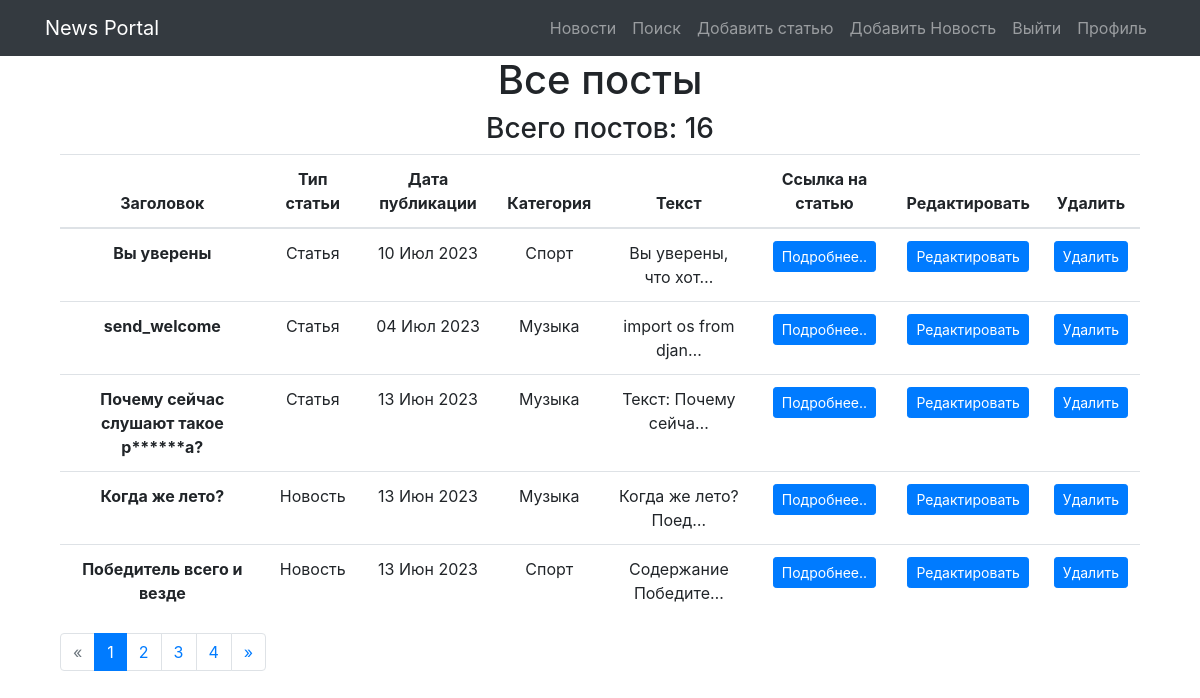
Screenshot of / (signed in) with the database file from the repository.
### news/models.py (models this page shows, shortened)
class Post(models.Model):
    class Meta:
        verbose_name = 'Пост'
        verbose_name_plural = 'Посты'
    ARTICLE = 'article'
    NEWS = 'news'
    POST_TYPES = [
        (ARTICLE, 'Статья'),
        (NEWS, 'Новость'),
    ]
    author = models.ForeignKey(Author, verbose_name='Автор', on_delete=models.CASCADE)
    post_type = models.CharField(max_length=10, verbose_name='тип поста', choices=POST_TYPES)
    created_at = models.DateTimeField(auto_now_add=True)
    category = models.ManyToManyField(Category, verbose_name='Категория', through='PostCategory')
    title = models.CharField(max_length=200, verbose_name='Заголовок')
    text = models.TextField(verbose_name='Содержание')
    rating = models.IntegerField(default=0, verbose_name='Рейтинг')

class Category(models.Model):
    class Meta:
        verbose_name = 'Категория'
        verbose_name_plural = 'Категории'
    name_category = models.CharField(max_length=150, unique=True)

### news/views.py (the view)
# urls.py: path('', PostsListView.as_view(), name='posts_list'),
class PostsListView(ListView):
    model = Post
    template_name = 'news/posts_list.html'
    context_object_name = 'posts'
    ordering = ['-created_at']
    paginate_by = 5

### news/templatetags/custom_filters.py (called while the page is built)
@register.filter()
def censor(post_text: str):
    if not isinstance(post_text, str):
        raise ValueError('Можно применить только к строке!')  # Если строка, то в ней уже ищем плохие слова
    if 'редиск' or 'баран' in post_text:
        text = post_text.replace('редиск', 'р******')
        text = text.replace('баран', 'б****')
        return text

### templates/news/posts_list.html (shortened to what this page needs)
{% extends 'flatpages/default.html' %}
{% load static %}
{% load custom_filters %}
{% block content %}
<div class="col-lg-12 text-center" xmlns="http://www.w3.org/1999/html">
    <h1>Все посты</h1>
    <h3>Всего постов: {{ paginator.count }}</h3>
    <table class="table">
        <thead>
        <tr>
            <th scope="col">Заголовок</th>
            <th scope="col">Тип статьи</th>
            <th scope="col">Дата публикации</th>
            <th scope="col">Категория</th>
            <th scope="col">Текст</th>
            <th scope="col">Ссылка на статью</th>
            <th scope="col">Редактировать</th>
            <th scope="col">Удалить</th>
        </tr>
        </thead>
        <tbody>
        {% for post in posts %}
        <tr>
            <th scope="row">{{ post.title|censor }}</th>
            {% if post.post_type == 'article' %}
                <td>Статья</td>
            {% else %}
                <td>Новость</td>
            {% endif %}
            <td>{{ post.created_at | date:'d M Y' }}</td>
            <td>
                {% for category in post.category.all %}
                    {{ category.name_category }}
                {% endfor %}
            </td>
            <td>{{ post.text | truncatechars:20|censor }}</td>
            <td><a class="btn btn-primary btn-sm" href="{% url 'post_detail' post.pk %}">Подробнее..</a></td>
            <td><a class="btn btn-primary btn-sm" href="{% url 'post_update' post.pk %}">Редактировать</a></td>
            <td><a class="btn btn-primary btn-sm" href="{% url 'post_delete' post.pk %}">Удалить</a></td>
        </tr>
        {% endfor %}
        </tbody>
    </table>
{% include "flatpages/pagination.html" %}
</div>
{% endblock %}

### rows the page displays
Post: title|censor "Вы уверены", post_type "Статья", created_at "10 Июл 2023", text|censor "Вы уверены, что хот…"
Category: name_category "Спорт"
Post: title|censor "send_welcome", post_type "Статья", created_at "04 Июл 2023", text|censor "import os from djan…"
Category: name_category "Музыка"
Post: title|censor "Почему сейчас слушают такое р******а?", post_type "Статья", created_at "13 Июн 2023", text|censor "Текст: Почему сейча…"
Post: title|censor "Когда же лето?", post_type "Новость", created_at "13 Июн 2023", text|censor "Когда же лето? Поед…"
Post: title|censor "Победитель всего и везде", post_type "Новость", created_at "13 Июн 2023", text|censor "Содержание Победите…"

### other values shown
{{ paginator.count }} "16"
{{ num }} "1"
{{ num }} "2" "3" "4"
